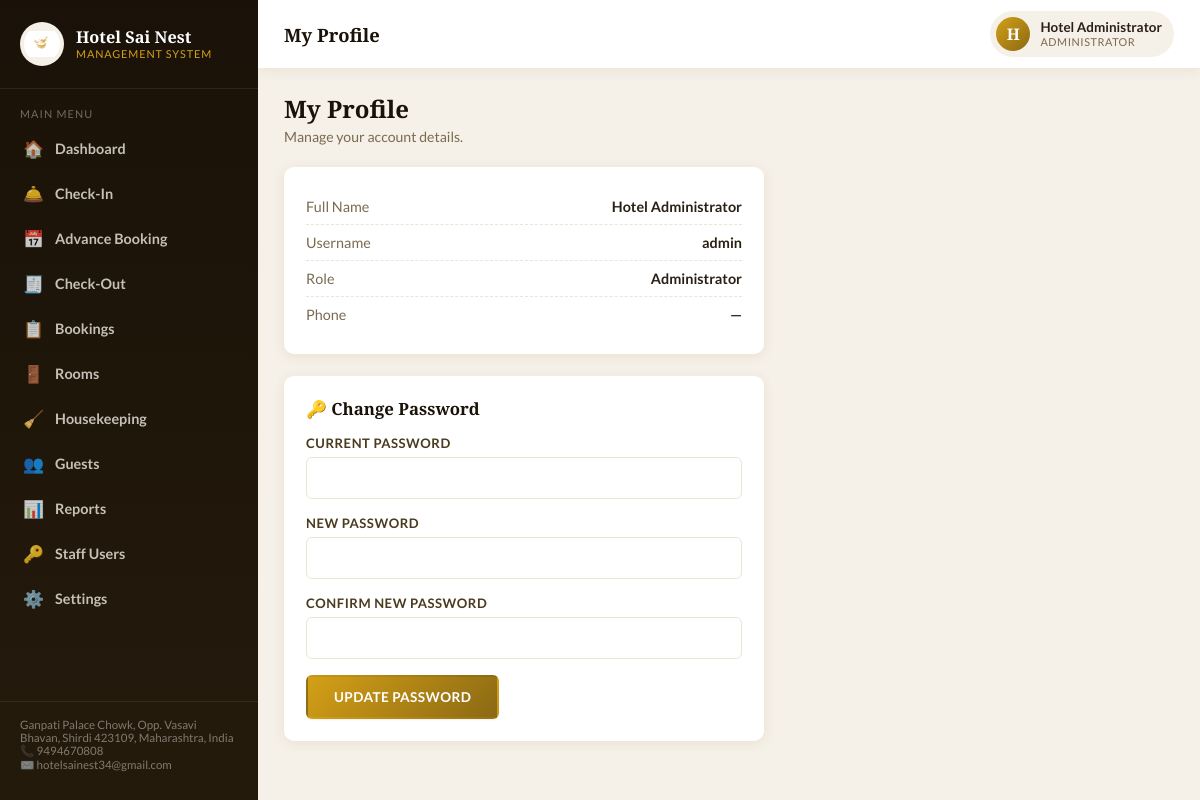
The app's page /profile.php (signed in) with its own data.
### tables this page shows
CREATE TABLE IF NOT EXISTS `users` (
  `id` INT UNSIGNED NOT NULL AUTO_INCREMENT,
  `full_name` VARCHAR(120) NOT NULL,
  `username` VARCHAR(60) NOT NULL,
  `password_hash` VARCHAR(255) NOT NULL,
  `role` ENUM('admin','manager','frontdesk','housekeeping') NOT NULL DEFAULT 'frontdesk',
  `phone` VARCHAR(20) DEFAULT NULL,
  `status` ENUM('active','disabled') NOT NULL DEFAULT 'active',
  `last_login` DATETIME DEFAULT NULL,
  `created_at` DATETIME NOT NULL DEFAULT CURRENT_TIMESTAMP,
  PRIMARY KEY (`id`),
  UNIQUE KEY `uq_username` (`username`)
);

### includes/db.php (called while the page is built, shortened)
<?php
function db(): PDO {
    static $pdo = null;
    if ($pdo === null) {
        try {
            $dsn = 'mysql:host=' . DB_HOST . ';dbname=' . DB_NAME . ';charset=' . DB_CHARSET;
            $pdo = new PDO($dsn, DB_USER, DB_PASS, [
                PDO::ATTR_ERRMODE            => PDO::ERRMODE_EXCEPTION,
                PDO::ATTR_DEFAULT_FETCH_MODE => PDO::FETCH_ASSOC,
                PDO::ATTR_EMULATE_PREPARES   => false,
            ]);
            $pdo->exec("SET time_zone = '+05:30'");
        } catch (PDOException $e) {
            if (APP_DEBUG) {
                die('Database connection failed: ' . $e->getMessage() .
                    '<br><br>Please check the credentials in <code>config/config.php</code> ' .
                    'and make sure you have imported <code>database.sql</code>.');
            }
            die('Database connection failed. Please contact the site administrator.');
        }
    }
    return $pdo;
}

### includes/functions.php (called while the page is built, shortened)
<?php
require_once __DIR__ . '/db.php';
function getSetting(string $key, string $default = ''): string {
    static $cache = null;
    if ($cache === null) {
        $cache = [];
        try {
            $stmt = db()->query("SELECT setting_key, setting_value FROM settings");
            foreach ($stmt->fetchAll() as $row) {
                $cache[$row['setting_key']] = $row['setting_value'];
            }
        } catch (PDOException $e) {
            $cache = [];
        }
    }
    return $cache[$key] ?? $default;
}
function e(?string $str): string {
    return htmlspecialchars($str ?? '', ENT_QUOTES, 'UTF-8');
}
    ?>
    <?php
function roleLabel(string $role): string {
    $map = [
        'admin'        => 'Administrator',
        'manager'      => 'Manager',
        'frontdesk'    => 'Front Desk',
        'housekeeping' => 'Housekeeping',
    ];
    return $map[$role] ?? ucfirst($role);
}

### includes/auth.php (called while the page is built, shortened)
<?php
require_once __DIR__ . '/functions.php';
function currentUser(): ?array {
    static $user = null;
    if ($user === null) {
        $stmt = db()->prepare("SELECT * FROM users WHERE id = :id LIMIT 1");
        $stmt->execute(['id' => $_SESSION['user_id']]);
        $user = $stmt->fetch() ?: null;
    }
    return $user;
}

### profile.php (the view, shortened to what this page needs)
<?php
require_once __DIR__ . '/includes/auth.php';
$pageTitle = 'My Profile';
$activeNav = '';
$user = currentUser();
require __DIR__ . '/includes/layout_top.php';
?>
<div class="page-header"><div><h2>My Profile</h2><div class="desc">Manage your account details.</div></div></div>
<div class="card" style="max-width:480px;">
  <div class="stat-row"><span class="lbl">Full Name</span><span class="val"><?= e($user['full_name']) ?></span></div>
  <div class="stat-row"><span class="lbl">Username</span><span class="val"><?= e($user['username']) ?></span></div>
  <div class="stat-row"><span class="lbl">Role</span><span class="val"><?= e(roleLabel($user['role'])) ?></span></div>
  <div class="stat-row"><span class="lbl">Phone</span><span class="val"><?= e($user['phone'] ?: '—') ?></span></div>
</div>
<div class="card" style="max-width:480px;">
  <div class="card-head"><h3>🔑 Change Password</h3></div>
  <form method="post">
    <div class="form-group"><label>Current Password</label><input type="password" name="current_password" class="form-control" required></div>
    <div class="form-group"><label>New Password</label><input type="password" name="new_password" class="form-control" required minlength="6"></div>
    <div class="form-group"><label>Confirm New Password</label><input type="password" name="confirm_password" class="form-control" required minlength="6"></div>
    <button type="submit" class="btn btn-gold">Update Password</button>
  </form>
</div>
<?php require __DIR__ . '/includes/layout_bottom.php'; ?>

### includes/layout_top.php (shortened to what this page needs)
<?php
$user = currentUser();
$hotelName = getSetting('hotel_name', 'Hotel Sai Nest');
$pageTitle = $pageTitle ?? 'Dashboard';
$activeNav = $activeNav ?? '';
$navItems = [
  'dashboard'    => ['icon' => '🏠', 'label' => 'Dashboard',    'href' => 'dashboard.php',    'roles' => ['admin','manager','frontdesk','housekeeping']],
  'checkin'      => ['icon' => '🛎️', 'label' => 'Check-In',     'href' => 'checkin.php',      'roles' => ['admin','manager','frontdesk']],
  'advance_booking' => ['icon' => '📅', 'label' => 'Advance Booking', 'href' => 'advance_booking.php', 'roles' => ['admin','manager','frontdesk']],
  'checkout'     => ['icon' => '🧾', 'label' => 'Check-Out',    'href' => 'checkout.php',     'roles' => ['admin','manager','frontdesk']],
  'bookings'     => ['icon' => '📋', 'label' => 'Bookings',     'href' => 'bookings.php',     'roles' => ['admin','manager','frontdesk']],
  'rooms'        => ['icon' => '🚪', 'label' => 'Rooms',        'href' => 'rooms.php',        'roles' => ['admin','manager','frontdesk','housekeeping']],
  'housekeeping' => ['icon' => '🧹', 'label' => 'Housekeeping', 'href' => 'housekeeping.php', 'roles' => ['admin','manager','frontdesk','housekeeping']],
  'guests'       => ['icon' => '👥', 'label' => 'Guests',       'href' => 'guests.php',       'roles' => ['admin','manager','frontdesk']],
  'reports'      => ['icon' => '📊', 'label' => 'Reports',      'href' => 'reports.php',      'roles' => ['admin','manager']],
  'users'        => ['icon' => '🔑', 'label' => 'Staff Users',  'href' => 'users.php',        'roles' => ['admin']],
  'settings'     => ['icon' => '⚙️', 'label' => 'Settings',     'href' => 'settings.php',     'roles' => ['admin']],
];
?><!DOCTYPE html>
<html lang="en">
<head>
<link rel="stylesheet" href="<?= BASE_URL ?>/assets/css/style.css">
</head>
<body>
<div class="app-shell">
  <aside class="sidebar" id="sidebar">
    <div class="sidebar-brand">
      <img src="<?= BASE_URL ?>/assets/images/logo.png" alt="<?= e($hotelName) ?> logo">
      <div>
        <div class="bname"><?= e($hotelName) ?></div>
        <div class="bsub">Management System</div>
      </div>
    </div>
    <nav class="sidebar-nav">
      <div class="nav-section-label">Main Menu</div>
      <?php foreach ($navItems as $key => $item):
        if (!in_array($_SESSION['role'] ?? '', $item['roles'], true)) continue; ?>
        <a href="<?= BASE_URL ?>/<?= $item['href'] ?>" class="<?= $activeNav === $key ? 'active' : '' ?>">
          <span class="ic"><?= $item['icon'] ?></span> <?= e($item['label']) ?>
        </a>
      <?php endforeach; ?>
    </nav>
    <div style="height:80px;"></div>
    <div class="sidebar-foot">
      <?= e(getSetting('hotel_address', '')) ?><br>
      📞 <?= e(getSetting('hotel_phone', '')) ?><br>
      ✉️ <?= e(getSetting('hotel_email', '')) ?>
    </div>
  </aside>
  <div class="main-area">
    <header class="topbar">
      <div style="display:flex;align-items:center;gap:14px;">
        <h1><?= e($pageTitle) ?></h1>
      </div>
      <div class="topbar-right">
        <div class="user-chip" onclick="document.getElementById('userMenu').classList.toggle('open')">
          <div class="avatar"><?= e(strtoupper(substr($user['full_name'] ?? 'U', 0, 1))) ?></div>
          <div>
            <div class="uname"><?= e($user['full_name'] ?? '') ?></div>
            <div class="urole"><?= e(roleLabel($user['role'] ?? '')) ?></div>
          </div>
        </div>
      </div>
    </header>
    <main class="content">

### records on screen
users: full_name "H", full_name "Hotel Administrator", role "ADMINISTRATOR", username "admin", role "Administrator", phone "—"

### other values on screen
$hotelName "Hotel Sai Nest"
$item['icon'] "🏠"
$item['label'] "Dashboard"
$item['icon'] "🛎️"
$item['label'] "Check-In"
$item['icon'] "📅"
$item['label'] "Advance Booking"
$item['icon'] "🧾"
$item['label'] "Check-Out"
$item['icon'] "📋"
$item['label'] "Bookings"
$item['icon'] "🚪"
$item['label'] "Rooms"
$item['icon'] "🧹"
$item['label'] "Housekeeping"
